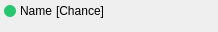
<?xml version="1.0" encoding="UTF-8"?>
<ui version="4.0">
 <class>CatchNameWidget</class>
 <widget class="QWidget" name="CatchNameWidget">
  <property name="geometry">
   <rect>
    <x>0</x>
    <y>0</y>
    <width>218</width>
    <height>26</height>
   </rect>
  </property>
  <property name="windowTitle">
   <string>Form</string>
  </property>
  <layout class="QHBoxLayout" name="horizontalLayout">
   <property name="spacing">
    <number>4</number>
   </property>
   <property name="leftMargin">
    <number>4</number>
   </property>
   <property name="topMargin">
    <number>1</number>
   </property>
   <property name="rightMargin">
    <number>1</number>
   </property>
   <item>
    <widget class="QLabel" name="label_9">
     <property name="minimumSize">
      <size>
       <width>12</width>
       <height>12</height>
      </size>
     </property>
     <property name="maximumSize">
      <size>
       <width>12</width>
       <height>12</height>
      </size>
     </property>
     <property name="styleSheet">
      <string notr="true">QLabel{
	background-color: #28c76f;
	border-radius:6px;
 }</string>
     </property>
     <property name="text">
      <string/>
     </property>
    </widget>
   </item>
   <item>
    <widget class="QLabel" name="label">
     <property name="styleSheet">
      <string notr="true">QLabel{
	font-size:14px;
	font-weight: bold;
};</string>
     </property>
     <property name="text">
      <string>Name</string>
     </property>
    </widget>
   </item>
   <item>
    <widget class="QLabel" name="label_2">
     <property name="text">
      <string>[Chance]</string>
     </property>
    </widget>
   </item>
   <item>
    <spacer name="horizontalSpacer">
     <property name="orientation">
      <enum>Qt::Horizontal</enum>
     </property>
     <property name="sizeHint" stdset="0">
      <size>
       <width>40</width>
       <height>20</height>
      </size>
     </property>
    </spacer>
   </item>
  </layout>
 </widget>
 <resources/>
 <connections/>
</ui>
